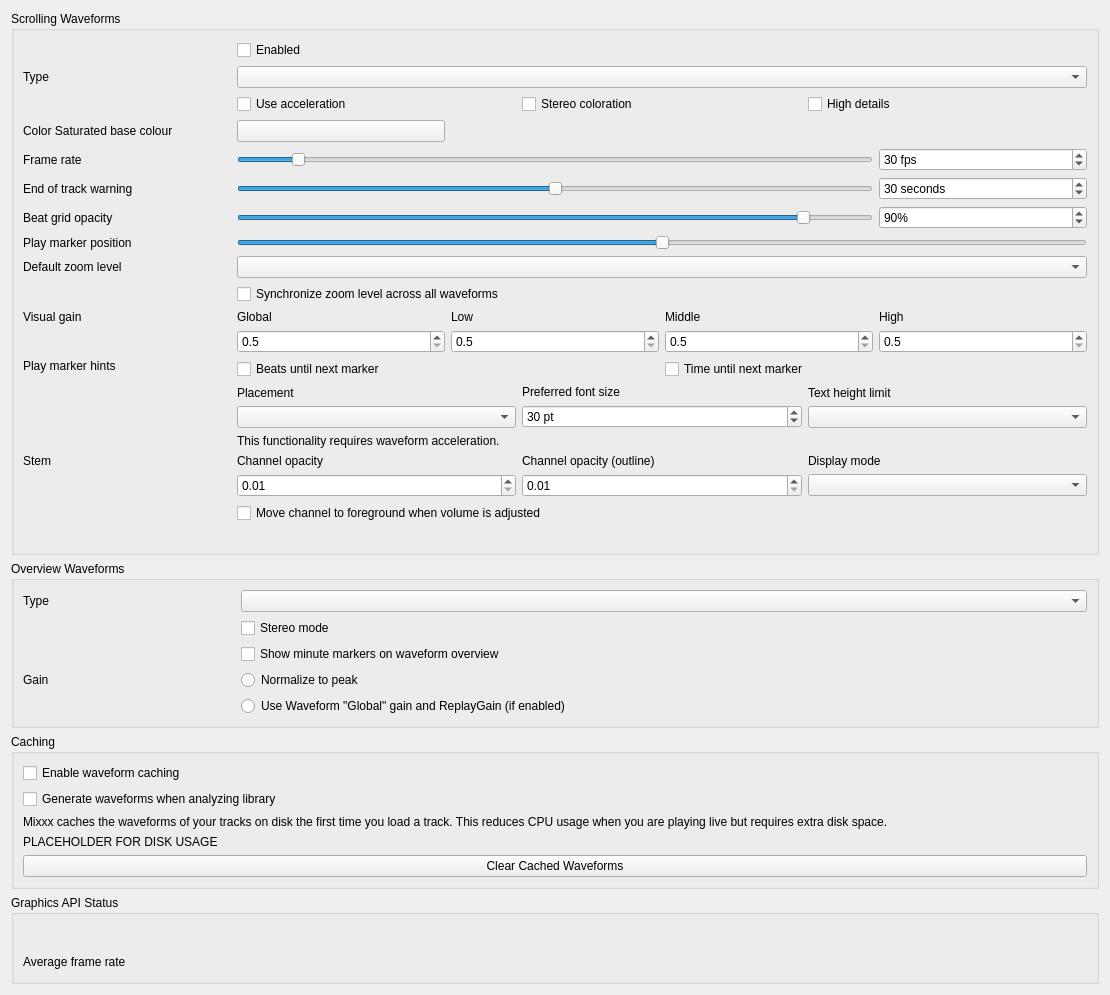
<?xml version="1.0" encoding="UTF-8"?>
<ui version="4.0">
 <class>DlgPrefWaveformDlg</class>
 <widget class="QWidget" name="DlgPrefWaveformDlg">
  <property name="geometry">
   <rect>
    <x>0</x>
    <y>0</y>
    <width>1110</width>
    <height>939</height>
   </rect>
  </property>
  <property name="windowTitle">
   <string>Waveform Preferences</string>
  </property>
  <layout class="QVBoxLayout" name="mainLayout">

  <item>
   <widget class="QGroupBox" name="waveform_groupbox">
    <property name="title">
     <string>Scrolling Waveforms</string>
    </property>
    <layout class="QGridLayout" name="waveform_layout">

     <item row="0" column="1">
      <widget class="QCheckBox" name="useWaveformCheckBox">
       <property name="text">
        <string>Enabled</string>
       </property>
      </widget>
     </item>

     <item row="1" column="0">
      <widget class="QLabel" name="waveformTypeLabel">
       <property name="sizePolicy">
        <sizepolicy hsizetype="Preferred" vsizetype="Preferred">
         <horstretch>0</horstretch>
         <verstretch>0</verstretch>
        </sizepolicy>
       </property>
       <property name="toolTip">
        <string extracomment="The big waveform summary shows the waveform envelope of the track near the current playback position."/>
       </property>
       <property name="text">
        <string>Type</string>
       </property>
       <property name="alignment">
        <set>Qt::AlignLeading|Qt::AlignLeft|Qt::AlignVCenter</set>
       </property>
       <property name="buddy">
        <cstring>waveformTypeComboBox</cstring>
       </property>
      </widget>
     </item>
     <item row="1" column="1" colspan="4">
      <widget class="QComboBox" name="waveformTypeComboBox">
       <property name="toolTip">
        <string>The waveform shows the waveform envelope of the track near the current playback position.
Select from different types of displays for the waveform, which differ primarily in the level of detail shown in the waveform.</string>
       </property>
      </widget>
     </item>

     <item row="2" column="1" colspan="4">
      <layout class="QHBoxLayout" name="waveform_render_options">
       <item>
        <widget class="QCheckBox" name="useAccelerationCheckBox">
         <property name="text">
          <string>Use acceleration</string>
         </property>
        </widget>
       </item>
       <item>
        <widget class="QCheckBox" name="splitLeftRightCheckBox">
         <property name="text">
          <string>Stereo coloration</string>
         </property>
        </widget>
       </item>
       <item>
        <widget class="QCheckBox" name="highDetailCheckBox">
         <property name="text">
          <string>High details</string>
         </property>
        </widget>
       </item>
      </layout>
     </item>

     <item row="3" column="0">
      <widget class="QLabel" name="colorSaturatedBaseColorLabel">
       <property name="toolTip">
        <string>Set the colour of the Color Saturated waveform. Loud high sounds show nearer to white.</string>
       </property>
       <property name="text">
        <string>Color Saturated base colour</string>
       </property>
       <property name="alignment">
        <set>Qt::AlignLeading|Qt::AlignLeft|Qt::AlignVCenter</set>
       </property>
       <property name="buddy">
        <cstring>colorSaturatedBaseColorButton</cstring>
       </property>
      </widget>
     </item>
     <item row="3" column="1">
      <widget class="QPushButton" name="colorSaturatedBaseColorButton">
       <property name="toolTip">
        <string>Set the colour of the Color Saturated waveform. Loud high sounds show nearer to white.</string>
       </property>
      </widget>
     </item>

     <item row="4" column="0">
      <widget class="QLabel" name="frameRateLabel">
       <property name="text">
        <string>Frame rate</string>
       </property>
       <property name="alignment">
        <set>Qt::AlignLeading|Qt::AlignLeft|Qt::AlignVCenter</set>
       </property>
       <property name="buddy">
        <cstring>frameRateSlider</cstring>
       </property>
      </widget>
     </item>
     <item row="4" column="1" colspan="3">
      <widget class="QSlider" name="frameRateSlider">
       <property name="sizePolicy">
        <sizepolicy hsizetype="Preferred" vsizetype="Fixed">
         <horstretch>0</horstretch>
         <verstretch>0</verstretch>
        </sizepolicy>
       </property>
       <property name="maximumSize">
        <size>
         <width>16777215</width>
         <height>16777215</height>
        </size>
       </property>
       <property name="minimum">
        <number>10</number>
       </property>
       <property name="maximum">
        <number>240</number>
       </property>
       <property name="value">
        <number>30</number>
       </property>
       <property name="orientation">
        <enum>Qt::Horizontal</enum>
       </property>
      </widget>
     </item>
     <item row="4" column="4">
      <widget class="QSpinBox" name="frameRateSpinBox">
       <property name="toolTip">
        <string/>
       </property>
       <property name="suffix">
        <string> fps</string>
       </property>
       <property name="minimum">
        <number>10</number>
       </property>
       <property name="maximum">
        <number>240</number>
       </property>
       <property name="value">
        <number>30</number>
       </property>
      </widget>
     </item>

     <item row="5" column="0">
      <widget class="QLabel" name="endOfTrackWarningTimeLabel">
       <property name="text">
        <string>End of track warning</string>
       </property>
       <property name="alignment">
        <set>Qt::AlignLeading|Qt::AlignLeft|Qt::AlignVCenter</set>
       </property>
       <property name="buddy">
        <cstring>endOfTrackWarningTimeSlider</cstring>
       </property>
      </widget>
     </item>
     <item row="5" column="1" colspan="3">
      <widget class="QSlider" name="endOfTrackWarningTimeSlider">
       <property name="sizePolicy">
        <sizepolicy hsizetype="Preferred" vsizetype="Fixed">
         <horstretch>0</horstretch>
         <verstretch>0</verstretch>
        </sizepolicy>
       </property>
       <property name="maximumSize">
        <size>
         <width>16777215</width>
         <height>16777215</height>
        </size>
       </property>
       <property name="minimum">
        <number>0</number>
       </property>
       <property name="maximum">
        <number>60</number>
       </property>
       <property name="value">
        <number>30</number>
       </property>
       <property name="orientation">
        <enum>Qt::Horizontal</enum>
       </property>
      </widget>
     </item>
     <item row="5" column="4">
      <widget class="QSpinBox" name="endOfTrackWarningTimeSpinBox">
       <property name="toolTip">
        <string>Highlight the waveforms when the last seconds of a track remains.</string>
       </property>
       <property name="suffix">
        <string> seconds</string>
       </property>
       <property name="minimum">
        <number>0</number>
       </property>
       <property name="maximum">
        <number>60</number>
       </property>
       <property name="value">
        <number>30</number>
       </property>
      </widget>
     </item>

     <item row="6" column="0">
      <widget class="QLabel" name="BeatgridWaveform">
       <property name="toolTip">
        <string/>
       </property>
       <property name="midLineWidth">
        <number>6</number>
       </property>
       <property name="text">
        <string>Beat grid opacity</string>
       </property>
       <property name="alignment">
        <set>Qt::AlignLeading|Qt::AlignLeft|Qt::AlignVCenter</set>
       </property>
      </widget>
     </item>
     <item row="6" column="1" colspan="3">
      <widget class="QSlider" name="beatGridAlphaSlider">
       <property name="maximum">
        <number>100</number>
       </property>
       <property name="value">
        <number>90</number>
       </property>
       <property name="orientation">
        <enum>Qt::Horizontal</enum>
       </property>
      </widget>
     </item>
     <item row="6" column="4">
      <widget class="QSpinBox" name="beatGridAlphaSpinBox">
       <property name="toolTip">
        <string>Set amount of opacity on beat grid lines.</string>
       </property>
       <property name="suffix">
        <string>%</string>
       </property>
       <property name="maximum">
        <number>100</number>
       </property>
       <property name="value">
        <number>90</number>
       </property>
      </widget>
     </item>

     <item row="7" column="0">
      <widget class="QLabel" name="playMarkerPositionLabel">
       <property name="text">
        <string>Play marker position</string>
       </property>
      </widget>
     </item>
     <item row="7" column="1" colspan="4">
      <widget class="QSlider" name="playMarkerPositionSlider">
       <property name="sizePolicy">
        <sizepolicy hsizetype="Preferred" vsizetype="Fixed">
         <horstretch>0</horstretch>
         <verstretch>0</verstretch>
        </sizepolicy>
       </property>
       <property name="maximumSize">
        <size>
         <width>16777215</width>
         <height>16777215</height>
        </size>
       </property>
       <property name="toolTip">
        <string>Moves the play marker position on the waveforms to the left, right or center (default).</string>
       </property>
       <property name="minimum">
        <number>0</number>
       </property>
       <property name="maximum">
        <number>100</number>
       </property>
       <property name="value">
        <number>50</number>
       </property>
       <property name="orientation">
        <enum>Qt::Horizontal</enum>
       </property>
      </widget>
     </item>

     <item row="8" column="0">
      <widget class="QLabel" name="defaultZoomLabel">
       <property name="text">
        <string extracomment="Waveform zoom">Default zoom level</string>
       </property>
       <property name="alignment">
        <set>Qt::AlignLeading|Qt::AlignLeft|Qt::AlignVCenter</set>
       </property>
       <property name="buddy">
        <cstring>defaultZoomComboBox</cstring>
       </property>
      </widget>
     </item>
     <item row="8" column="1" colspan="4">
      <widget class="QComboBox" name="defaultZoomComboBox"/>
     </item>

     <item row="9" column="1" colspan="4">
      <widget class="QCheckBox" name="synchronizeZoomCheckBox">
       <property name="toolTip">
        <string>Synchronize zoom level across all waveform displays.</string>
       </property>
       <property name="text">
        <string>Synchronize zoom level across all waveforms</string>
       </property>
      </widget>
     </item>

     <item row="10" column="0">
      <widget class="QLabel" name="visualGainLabel">
       <property name="text">
        <string>Visual gain</string>
       </property>
       <property name="alignment">
        <set>Qt::AlignLeading|Qt::AlignLeft|Qt::AlignTop</set>
       </property>
       <property name="buddy">
        <cstring>allVisualGain</cstring>
       </property>
      </widget>
     </item>
     <item row="10" column="1" colspan="4">
      <layout class="QGridLayout" name="gridLayout_3">
       <item row="0" column="0">
        <widget class="QLabel" name="visualGainLabel_global">
         <property name="text">
          <string>Global</string>
         </property>
         <property name="alignment">
          <set>Qt::AlignLeading|Qt::AlignLeft|Qt::AlignVCenter</set>
         </property>
         <property name="buddy">
          <cstring>allVisualGain</cstring>
         </property>
        </widget>
       </item>
       <item row="0" column="1">
        <widget class="QLabel" name="visualGainLabel_low">
         <property name="text">
          <string>Low</string>
         </property>
         <property name="alignment">
          <set>Qt::AlignLeading|Qt::AlignLeft|Qt::AlignVCenter</set>
         </property>
         <property name="buddy">
          <cstring>lowVisualGain</cstring>
         </property>
        </widget>
       </item>
       <item row="0" column="2">
        <widget class="QLabel" name="visualGainLabel_mid">
         <property name="text">
          <string>Middle</string>
         </property>
         <property name="alignment">
          <set>Qt::AlignLeading|Qt::AlignLeft|Qt::AlignVCenter</set>
         </property>
         <property name="buddy">
          <cstring>midVisualGain</cstring>
         </property>
        </widget>
       </item>
       <item row="0" column="3">
        <widget class="QLabel" name="visualGainLabel_high">
         <property name="text">
          <string>High</string>
         </property>
         <property name="alignment">
          <set>Qt::AlignLeading|Qt::AlignLeft|Qt::AlignVCenter</set>
         </property>
         <property name="buddy">
          <cstring>highVisualGain</cstring>
         </property>
        </widget>
       </item>

       <item row="1" column="0">
        <widget class="QDoubleSpinBox" name="allVisualGain">
         <property name="toolTip">
          <string>Global visual gain</string>
         </property>
         <property name="decimals">
          <number>1</number>
         </property>
         <property name="minimum">
          <double>0.500000000000000</double>
         </property>
         <property name="maximum">
          <double>5.000000000000000</double>
         </property>
         <property name="singleStep">
          <double>0.100000000000000</double>
         </property>
        </widget>
       </item>
       <item row="1" column="1">
        <widget class="QDoubleSpinBox" name="lowVisualGain">
         <property name="toolTip">
          <string>Visual gain of the low frequencies</string>
         </property>
         <property name="decimals">
          <number>1</number>
         </property>
         <property name="minimum">
          <double>0.500000000000000</double>
         </property>
         <property name="maximum">
          <double>5.000000000000000</double>
         </property>
         <property name="singleStep">
          <double>0.100000000000000</double>
         </property>
        </widget>
       </item>
       <item row="1" column="2">
        <widget class="QDoubleSpinBox" name="midVisualGain">
         <property name="toolTip">
          <string>Visual gain of the middle frequencies</string>
         </property>
         <property name="decimals">
          <number>1</number>
         </property>
         <property name="minimum">
          <double>0.500000000000000</double>
         </property>
         <property name="maximum">
          <double>5.000000000000000</double>
         </property>
         <property name="singleStep">
          <double>0.100000000000000</double>
         </property>
        </widget>
       </item>
       <item row="1" column="3">
        <widget class="QDoubleSpinBox" name="highVisualGain">
         <property name="toolTip">
          <string>Visual gain of the high frequencies</string>
         </property>
         <property name="decimals">
          <number>1</number>
         </property>
         <property name="minimum">
          <double>0.500000000000000</double>
         </property>
         <property name="maximum">
          <double>5.000000000000000</double>
         </property>
         <property name="singleStep">
          <double>0.100000000000000</double>
         </property>
        </widget>
       </item>
      </layout>
     </item>

     <item row="11" column="0">
      <widget class="QLabel" name="marker_hints_label">
       <property name="text">
        <string>Play marker hints</string>
       </property>
       <property name="alignment">
        <set>Qt::AlignLeading|Qt::AlignLeft|Qt::AlignTop</set>
       </property>
      </widget>
     </item>
     <item row="11" column="1" colspan="2">
      <widget class="QCheckBox" name="untilMarkShowBeatsCheckBox">
       <property name="text">
        <string>Beats until next marker</string>
       </property>
      </widget>
     </item>
     <item row="11" column="3" colspan="2">
      <widget class="QCheckBox" name="untilMarkShowTimeCheckBox">
       <property name="text">
        <string>Time until next marker</string>
       </property>
      </widget>
     </item>

     <item row="12" column="1" colspan="4">
      <layout class="QHBoxLayout" name="marker_option_layout">
       <item>
        <layout class="QVBoxLayout" name="marker_options_placement_layout">
         <item>
          <widget class="QLabel" name="untilMarkAlignLabel">
           <property name="text">
            <string>Placement</string>
           </property>
           <property name="alignment">
            <set>Qt::AlignLeading|Qt::AlignLeft|Qt::AlignVCenter</set>
           </property>
           <property name="buddy">
            <cstring>untilMarkAlignComboBox</cstring>
           </property>
          </widget>
         </item>
         <item>
          <widget class="QComboBox" name="untilMarkAlignComboBox"/>
         </item>
        </layout>
       </item>

       <item>
        <layout class="QVBoxLayout" name="marker_options_font_layout">
         <item>
          <widget class="QLabel" name="untilMarkTextPointSizeLabel">
           <property name="text">
            <string>Preferred font size</string>
           </property>
           <property name="alignment">
            <set>Qt::AlignLeading|Qt::AlignLeft|Qt::AlignVCenter</set>
           </property>
           <property name="buddy">
            <cstring>untilMarkTextPointSizeSpinBox</cstring>
           </property>
          </widget>
         </item>
         <item>
          <widget class="QSpinBox" name="untilMarkTextPointSizeSpinBox">
           <property name="toolTip">
            <string/>
           </property>
           <property name="suffix">
            <string> pt</string>
           </property>
           <property name="minimum">
            <number>10</number>
           </property>
           <property name="maximum">
            <number>100</number>
           </property>
           <property name="value">
            <number>30</number>
           </property>
          </widget>
         </item>
        </layout>
       </item>

       <item>
        <layout class="QVBoxLayout" name="marker_options_textheight_layout">
         <item>
          <widget class="QLabel" name="untilMarkTextHeightLimitLabel">
           <property name="text">
            <string>Text height limit</string>
           </property>
           <property name="alignment">
            <set>Qt::AlignLeading|Qt::AlignLeft|Qt::AlignVCenter</set>
           </property>
           <property name="buddy">
            <cstring>untilMarkTextHeightLimitComboBox</cstring>
           </property>
          </widget>
         </item>
         <item>
          <widget class="QComboBox" name="untilMarkTextHeightLimitComboBox"/>
         </item>
        </layout>
       </item>

      </layout><!-- marker_option_layout -->
     </item>

     <item row="13" column="1" colspan="4">
      <widget class="QLabel" name="requiresGLSLLabel">
       <property name="text">
        <string>This functionality requires waveform acceleration.</string>
       </property>
       <property name="alignment">
        <set>Qt::AlignLeading|Qt::AlignLeft|Qt::AlignVCenter</set>
       </property>
      </widget>
     </item>

     <item row="14" column="0">
      <widget class="QLabel" name="stemOpacityLabel">
       <property name="text">
        <string>Stem</string>
       </property>
       <property name="alignment">
        <set>Qt::AlignLeading|Qt::AlignLeft|Qt::AlignTop</set>
       </property>
       <property name="buddy">
        <cstring>stemOpacitySpinBox</cstring>
       </property>
      </widget>
     </item>
     <item row="14" column="1" colspan="4">
      <layout class="QGridLayout" name="stemOpacityGridLayout">
       <item row="0" column="0">
        <widget class="QLabel" name="stemOpacityMainLabel">
         <property name="text">
          <string>Channel opacity</string>
         </property>
         <property name="alignment">
          <set>Qt::AlignLeading|Qt::AlignLeft|Qt::AlignVCenter</set>
         </property>
         <property name="buddy">
          <cstring>stemOpacitySpinBox</cstring>
         </property>
        </widget>
       </item>
       <item row="0" column="1">
        <widget class="QLabel" name="stemOpacityOutlineLabel">
         <property name="text">
          <string>Channel opacity (outline)</string>
         </property>
         <property name="alignment">
          <set>Qt::AlignLeading|Qt::AlignLeft|Qt::AlignVCenter</set>
         </property>
         <property name="buddy">
          <cstring>stemOutlineOpacitySpinBox</cstring>
         </property>
        </widget>
       </item>
       <item row="0" column="2">
        <widget class="QLabel" name="stemDisplayModeLabel">
         <property name="text">
          <string>Display mode</string>
         </property>
         <property name="alignment">
          <set>Qt::AlignLeading|Qt::AlignLeft|Qt::AlignVCenter</set>
         </property>
         <property name="buddy">
          <cstring>stemDisplayModeComboBox</cstring>
         </property>
        </widget>
       </item>

       <item row="1" column="0">
        <widget class="QDoubleSpinBox" name="stemOpacitySpinBox">
         <property name="toolTip">
          <string>Main stem opacity</string>
         </property>
         <property name="decimals">
          <number>2</number>
         </property>
         <property name="minimum">
          <double>0.010000000000000</double>
         </property>
         <property name="maximum">
          <double>1.000000000000000</double>
         </property>
         <property name="singleStep">
          <double>0.010000000000000</double>
         </property>
        </widget>
       </item>
       <item row="1" column="1">
        <widget class="QDoubleSpinBox" name="stemOutlineOpacitySpinBox">
         <property name="toolTip">
          <string>Outline stem opacity</string>
         </property>
         <property name="decimals">
          <number>2</number>
         </property>
         <property name="minimum">
          <double>0.010000000000000</double>
         </property>
         <property name="maximum">
          <double>1.000000000000000</double>
         </property>
         <property name="singleStep">
          <double>0.010000000000000</double>
         </property>
        </widget>
       </item>
       <item row="1" column="2">
        <widget class="QComboBox" name="stemDisplayModeComboBox">
         <property name="toolTip">
          <string>Select the display layout for stem waveforms</string>
         </property>
        </widget>
       </item>
       <item row="2" column="0" colspan="3">
        <widget class="QCheckBox" name="stemReorderLayerOnChangedCheckBox">
         <property name="text">
          <string>Move channel to foreground when volume is adjusted</string>
         </property>
        </widget>
       </item>
      </layout>
     </item>

     <item row="15" column="1" colspan="4">
      <widget class="QLabel" name="requiresGLSLLabel2">
       <property name="alignment">
        <set>Qt::AlignLeading|Qt::AlignLeft|Qt::AlignVCenter</set>
       </property>
      </widget>
     </item>

    </layout>
   </widget>
  </item><!-- waveform groupbox -->

  <item>
   <widget class="QGroupBox" name="overview_groupbox">
    <property name="title">
     <string>Overview Waveforms</string>
    </property>
    <layout class="QGridLayout" name="overview_layout">

     <item row="0" column="0">
      <widget class="QLabel" name="waveformOverviewLabel">
       <property name="toolTip">
        <string extracomment="The smaller, zoomed-out version of the waveform shows the various markers within the track as well as the waveform envelope of the entire track."/>
       </property>
       <property name="text">
        <string>Type</string>
       </property>
      </widget>
     </item>
     <item row="0" column="1" colspan="4">
      <widget class="QComboBox" name="waveformOverviewComboBox">
       <property name="toolTip">
        <string>The waveform overview shows the waveform envelope of the entire track.
Select from different types of displays for the waveform overview, which differ primarily in the level of detail shown in the waveform.</string>
       </property>
      </widget>
     </item>

     <item row="1" column="1" colspan="4">
      <widget class="QCheckBox" name="overviewStereoCheckBox">
       <property name="text">
        <string>Stereo mode</string>
       </property>
      </widget>
     </item>

     <item row="2" column="1" colspan="4">
      <widget class="QCheckBox" name="overviewMinuteMarkersCheckBox">
       <property name="text">
        <string>Show minute markers on waveform overview</string>
       </property>
      </widget>
     </item>

     <item row="3" column="0">
      <widget class="QLabel" name="overview_gain_label">
       <property name="toolTip">
        <string extracomment="Select a gain mode for the waveform overview."/>
       </property>
       <property name="text">
        <string>Gain</string>
       </property>
      </widget>
     </item>
     <item row="3" column="1" colspan="4">
      <widget class="QRadioButton" name="overview_scale_normalize">
       <property name="text">
        <string>Normalize to peak</string>
       </property>
       <attribute name="buttonGroup">
        <string notr="true">overview_scale_options</string>
       </attribute>
      </widget>
     </item>
     <item row="4" column="1" colspan="4">
      <widget class="QRadioButton" name="overview_scale_allReplayGain">
       <property name="text">
        <string extracomment="'Global' refers to the 'Global' visual gain in the scrolling waveform settings">Use Waveform "Global" gain and ReplayGain (if enabled)</string>
       </property>
       <attribute name="buttonGroup">
        <string notr="true">overview_scale_options</string>
       </attribute>
      </widget>
     </item>

    </layout>
   </widget>
  </item><!-- overview_groupbox -->

  <item>
   <widget class="QGroupBox" name="caching_groupbox">
    <property name="title">
     <string>Caching</string>
    </property>
    <layout class="QVBoxLayout" name="caching_layout">
     <item>
      <widget class="QCheckBox" name="enableWaveformCaching">
       <property name="text">
        <string>Enable waveform caching</string>
       </property>
      </widget>
     </item>
     <item>
      <widget class="QCheckBox" name="enableWaveformGenerationWithAnalysis">
       <property name="text">
        <string>Generate waveforms when analyzing library</string>
       </property>
      </widget>
     </item>
     <item>
      <widget class="QLabel" name="waveformCachingInfo">
       <property name="text">
        <string>Mixxx caches the waveforms of your tracks on disk the first time you load a track. This reduces CPU usage when you are playing live but requires extra disk space.</string>
       </property>
       <property name="wordWrap">
        <bool>true</bool>
       </property>
      </widget>
     </item>
     <item>
      <widget class="QLabel" name="waveformDiskUsage">
       <property name="sizePolicy">
        <sizepolicy hsizetype="Expanding" vsizetype="Minimum">
         <horstretch>0</horstretch>
         <verstretch>0</verstretch>
        </sizepolicy>
       </property>
       <property name="text">
        <string notr="true">PLACEHOLDER FOR DISK USAGE</string>
       </property>
       <property name="wordWrap">
        <bool>true</bool>
       </property>
      </widget>
     </item>
     <item>
      <widget class="QPushButton" name="clearCachedWaveforms">
       <property name="text">
        <string>Clear Cached Waveforms</string>
       </property>
      </widget>
     </item>
    </layout>
   </widget>
  </item><!-- caching_groupbox -->

  <item>
   <widget class="QGroupBox" name="opengl_status_groupbox">
    <property name="title">
     <string>Graphics API Status</string>
    </property>
    <layout class="QGridLayout" name="opengl_status_layout">
     <item row="0" column="0" colspan="3">
      <widget class="QLabel" name="graphicsApiStatusData">
       <property name="sizePolicy">
        <sizepolicy hsizetype="Expanding" vsizetype="Minimum">
         <horstretch>0</horstretch>
         <verstretch>0</verstretch>
        </sizepolicy>
       </property>
       <property name="toolTip">
       <string>Displays the graphics API used by the current renderer.</string>
       </property>
       <property name="text">
        <string/>
       </property>
       <property name="wordWrap">
        <bool>true</bool>
       </property>
       <property name="textInteractionFlags">
        <set>Qt::TextSelectableByKeyboard|Qt::TextSelectableByMouse</set>
       </property>
      </widget>
     </item>
     <item row="1" column="0">
      <widget class="QLabel" name="openGlStatusLabel_2">
       <property name="toolTip">
        <string/>
       </property>
       <property name="text">
        <string>Average frame rate</string>
       </property>
       <property name="alignment">
        <set>Qt::AlignLeading|Qt::AlignLeft|Qt::AlignVCenter</set>
       </property>
      </widget>
     </item>
     <item row="1" column="1" colspan="2">
      <widget class="QLabel" name="frameRateAverage">
       <property name="toolTip">
        <string>Displays the actual frame rate.</string>
       </property>
       <property name="text">
        <string/>
       </property>
      </widget>
     </item>
    </layout>
   </widget>
  </item><!-- opengl_status_groupbox -->

 </layout>
 </widget>
 <tabstops>
  <tabstop>useWaveformCheckBox</tabstop>
  <tabstop>waveformTypeComboBox</tabstop>
  <tabstop>useAccelerationCheckBox</tabstop>
  <tabstop>splitLeftRightCheckBox</tabstop>
  <tabstop>highDetailCheckBox</tabstop>
  <tabstop>colorSaturatedBaseColorButton</tabstop>
  <tabstop>frameRateSlider</tabstop>
  <tabstop>frameRateSpinBox</tabstop>
  <tabstop>endOfTrackWarningTimeSlider</tabstop>
  <tabstop>endOfTrackWarningTimeSpinBox</tabstop>
  <tabstop>beatGridAlphaSlider</tabstop>
  <tabstop>beatGridAlphaSpinBox</tabstop>
  <tabstop>playMarkerPositionSlider</tabstop>
  <tabstop>defaultZoomComboBox</tabstop>
  <tabstop>synchronizeZoomCheckBox</tabstop>
  <tabstop>allVisualGain</tabstop>
  <tabstop>lowVisualGain</tabstop>
  <tabstop>midVisualGain</tabstop>
  <tabstop>highVisualGain</tabstop>
  <tabstop>untilMarkShowBeatsCheckBox</tabstop>
  <tabstop>untilMarkShowTimeCheckBox</tabstop>
  <tabstop>untilMarkAlignComboBox</tabstop>
  <tabstop>untilMarkTextPointSizeSpinBox</tabstop>
  <tabstop>untilMarkTextHeightLimitComboBox</tabstop>
  <tabstop>waveformOverviewComboBox</tabstop>
  <tabstop>overviewStereoCheckBox</tabstop>
  <tabstop>overviewMinuteMarkersCheckBox</tabstop>
  <tabstop>overview_scale_normalize</tabstop>
  <tabstop>overview_scale_allReplayGain</tabstop>
  <tabstop>enableWaveformCaching</tabstop>
  <tabstop>enableWaveformGenerationWithAnalysis</tabstop>
  <tabstop>clearCachedWaveforms</tabstop>
 </tabstops>
 <buttongroups>
  <buttongroup name="overview_scale_options"/>
 </buttongroups>
 <resources/>
 <connections/>
</ui>
